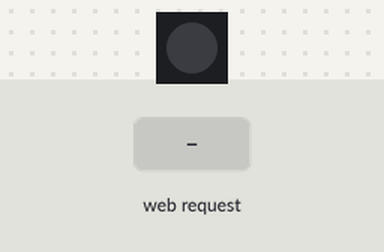
Recording of a program running on a simulated ESP32 board running MicroPython. Shown: 1 RGB LEDs in strip order, left to right. The inputs (shaded band) are chosen by the test bench. Dim RGB values are drawn brighter than linear; what the program prints to the serial console is not drawn.

Above: at 1.2 s.
1.3 s: HTTP request GET /test received
At 1.4 s:
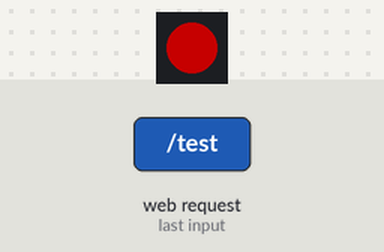
At 1.8 s:
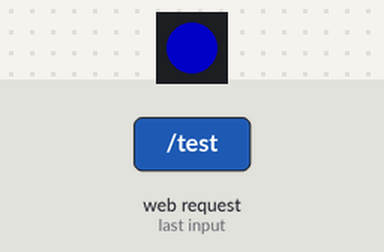
Timing chart, 0 to 4.3 s (numbered marks = the images above; inputs shaded):
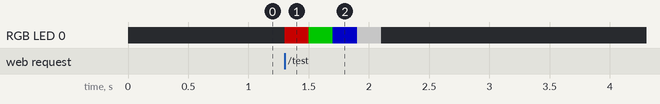

Measured:
- after the input at 1.3 s, RGB LED 0: off → RGB(96, 0, 0) at once, → RGB(0, 96, 0) 0.20 s later, → RGB(0, 0, 96) 0.20 s later, → RGB(96, 96, 96) 0.20 s later, … (5 changes in this stretch)

The program:

app.py
```python
# /flash/app.py

import time
import socket
import machine
import neopixel


RGB_PIN = 8
RGB_COUNT = 1
HTTP_PORT = 80

SERVICE_INSTANCE_PREFIX = "esp32-rgb"
SERVICE_TYPE = "_http._tcp"

# Limit brightness to avoid blinding full-power RGB.
MAX_BRIGHTNESS = 96


np = neopixel.NeoPixel(machine.Pin(RGB_PIN), RGB_COUNT)
current_color = (0, 0, 0)


def clamp(value, lo=0, hi=255):
    try:
        value = int(value)
    except Exception:
        value = 0

    if value < lo:
        return lo
    if value > hi:
        return hi
    return value


def scale_color(r, g, b):
    r = clamp(r)
    g = clamp(g)
    b = clamp(b)

    m = max(r, g, b)
    if m <= MAX_BRIGHTNESS:
        return r, g, b

    return (
        int(r * MAX_BRIGHTNESS / m),
        int(g * MAX_BRIGHTNESS / m),
        int(b * MAX_BRIGHTNESS / m),
    )


def set_rgb(r, g, b):
    global current_color

    color = scale_color(r, g, b)
    current_color = color

    for i in range(RGB_COUNT):
        np[i] = color

    np.write()
    return color


def set_hex(hex_color):
    if not hex_color:
        return current_color

    if hex_color.startswith("#"):
        hex_color = hex_color[1:]

    if len(hex_color) != 6:
        return current_color

    try:
        r = int(hex_color[0:2], 16)
        g = int(hex_color[2:4], 16)
        b = int(hex_color[4:6], 16)
    except Exception:
        return current_color

    return set_rgb(r, g, b)


def color_to_hex(color):
    r, g, b = color
    return "#{:02x}{:02x}{:02x}".format(r, g, b)


def url_decode(text):
    text = text.replace("+", " ")
    out = ""
    i = 0

    while i < len(text):
        if text[i] == "%" and i + 2 < len(text):
            try:
                out += chr(int(text[i + 1:i + 3], 16))
                i += 3
                continue
            except Exception:
                pass

        out += text[i]
        i += 1

    return out


def parse_query(path):
    query = {}

    if "?" not in path:
        return path, query

    path, qs = path.split("?", 1)

    for item in qs.split("&"):
        if not item:
            continue

        if "=" in item:
            key, value = item.split("=", 1)
        else:
            key, value = item, ""

        query[url_decode(key)] = url_decode(value)

    return path, query


def parse_request_path(request):
    try:
        first_line = request.split(b"\r\n", 1)[0]
        parts = first_line.split()
        if len(parts) >= 2:
            return parts[1].decode()
    except Exception:
        pass

    return "/"


def html_page():
    color_hex = color_to_hex(current_color)

    html = """<!doctype html>
<html>
<head>
  <meta charset="utf-8">
  <meta name="viewport" content="width=device-width,initial-scale=1">
  <title>ESP32-C6 RGB</title>
  <style>
    body {
      font-family: system-ui, sans-serif;
      max-width: 520px;
      margin: 32px auto;
      padding: 0 16px;
      background: #111;
      color: #eee;
    }
    .card {
      border: 1px solid #333;
      border-radius: 16px;
      padding: 20px;
      background: #1b1b1b;
    }
    input[type=color] {
      width: 100%;
      height: 90px;
      border: 0;
      background: transparent;
    }
    button {
      display: inline-block;
      margin: 6px 4px 0 0;
      padding: 10px 14px;
      border: 0;
      border-radius: 10px;
      background: #333;
      color: #fff;
      font-size: 15px;
    }
    .status {
      margin-top: 14px;
      color: #aaa;
      font-family: monospace;
    }
  </style>
</head>
<body>
  <div class="card">
    <h2>ESP32-C6 RGB</h2>

    <input id="picker" type="color" value="%%COLOR%%">

    <p>
      <button onclick="setColor()">Set color</button>
      <button onclick="quick('#ff0000')">Red</button>
      <button onclick="quick('#00ff00')">Green</button>
      <button onclick="quick('#0000ff')">Blue</button>
      <button onclick="quick('#ffffff')">White</button>
      <button onclick="quick('#000000')">Off</button>
    </p>

    <div class="status">
      current: <span id="current">%%COLOR%%</span>
    </div>
  </div>

  <script>
    function setColor() {
      var color = document.getElementById("picker").value;
      fetch("/set?hex=" + encodeURIComponent(color.substring(1)))
        .then(function(r) { return r.text(); })
        .then(function(t) {
          document.getElementById("current").textContent = color;
        });
    }

    function quick(color) {
      document.getElementById("picker").value = color;
      setColor();
    }
  </script>
</body>
</html>
"""

    return html.replace("%%COLOR%%", color_hex)


def http_response(body, content_type="text/html; charset=utf-8", status="200 OK"):
    if isinstance(body, str):
        body = body.encode()

    header = (
        "HTTP/1.1 {}\r\n"
        "Content-Type: {}\r\n"
        "Connection: close\r\n"
        "Cache-Control: no-cache\r\n"
        "Content-Length: {}\r\n"
        "\r\n"
    ).format(status, content_type, len(body))

    return header.encode() + body


def handle_request(path):
    path, query = parse_query(path)

    if path == "/set":
        color = set_hex(query.get("hex", ""))
        return http_response(
            "OK {}\n".format(color_to_hex(color)),
            "text/plain; charset=utf-8",
        )

    if path == "/off":
        color = set_rgb(0, 0, 0)
        return http_response(
            "OK {}\n".format(color_to_hex(color)),
            "text/plain; charset=utf-8",
        )

    if path == "/status":
        return http_response(
            "color={}\n".format(color_to_hex(current_color)),
            "text/plain; charset=utf-8",
        )

    if path == "/test":
        set_rgb(255, 0, 0)
        time.sleep_ms(200)
        set_rgb(0, 255, 0)
        time.sleep_ms(200)
        set_rgb(0, 0, 255)
        time.sleep_ms(200)
        set_rgb(255, 255, 255)
        time.sleep_ms(200)
        set_rgb(0, 0, 0)

        return http_response("OK test\n", "text/plain; charset=utf-8")

    return http_response(html_page())


def register_http_service():
    # Do not initialize or start OpenThread here.
    # boot.py already owns Thread startup and SRP host registration.
    try:
        import openthread

        uid = machine.unique_id().hex().lower()
        service_instance = "{}-{}".format(SERVICE_INSTANCE_PREFIX, uid)

        openthread.srp_client_add_service(
            service_instance,
            SERVICE_TYPE,
            HTTP_PORT,
            0,
            0,
            {
                "svc": "rgb",
                "path": "/",
            },
        )

        print("http srp service:", service_instance + "." + SERVICE_TYPE)

    except Exception as exc:
        print("warning: http srp service failed:", exc)


def start_http_server():
    s = socket.socket(socket.AF_INET6, socket.SOCK_STREAM)
    s.setsockopt(socket.SOL_SOCKET, socket.SO_REUSEADDR, 1)
    s.bind(("::", HTTP_PORT))
    s.listen(2)

    print("rgb http: http://[::]:{}/".format(HTTP_PORT))

    while True:
        client = None

        try:
            client, addr = s.accept()
            request = client.recv(1024)
            path = parse_request_path(request)
            response = handle_request(path)
            client.send(response)

        except Exception as exc:
            print("rgb http error:", exc)

            try:
                if client:
                    client.send(
                        http_response(
                            "ERROR\n",
                            "text/plain; charset=utf-8",
                            "500 Internal Server Error",
                        )
                    )
            except Exception:
                pass

        try:
            if client:
                client.close()
        except Exception:
            pass


set_rgb(0, 0, 0)
register_http_service()
start_http_server()
```
